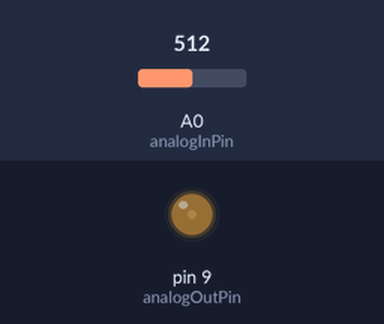
A sketch run on a simulated Arduino Uno, built with avr-gcc and run on an emulated ATmega328P. On the bench: output pins drawn as LEDs (lit = HIGH). The inputs (shaded band) are chosen by the test bench; at power-on: A0 (analogInPin) = 512.

Above: at 1.2 s.
1.3 s: A0 (analogInPin) set to 1023
4.3 s: A0 (analogInPin) set to 900
Timing chart, 0 to 35.6 s (numbered marks = the images above; inputs shaded):
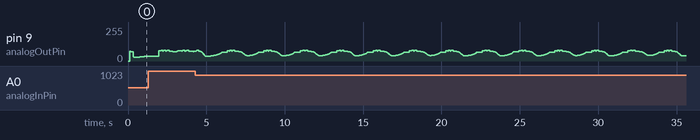

The sketch:

iz.ino
```cpp
// These constants won't change. They're used to give names to the pins used:
const int analogInPin = A0;  // Analog input pin that the potentiometer is attached to
const int analogOutPin = 9; // Analog output pin that the LED is attached to

int sensorValue = 0;        // value read from the pot
int outputValue = 0;        // value output to the PWM (analog out)

float x = -47;
float y = 0.02;
float dt = 0.1;

const float a = 0.02;
const float b = 0.2;
const float c = -50.0;
const float d = 2.0;
float I = 10;
int i = 0;

int mapfloat(float x, float in_min, float in_max, float out_min, float out_max)
{
 return (int)((x - in_min) * (out_max - out_min) / (in_max - in_min) + out_min);
}

float tomapfloat(float x, float in_min, float in_max, float out_min, float out_max)
{
 return (x - in_min) * (out_max - out_min) / (in_max - in_min) + out_min;
}

void setup() {
  // initialize serial communications at 9600 bps:
  Serial.begin(9600);
}

void loop() {
  // Lectura del pin del potenciometro
  sensorValue = analogRead(analogInPin);
  // Tranformación para obtener el valor real leido del potenciometro
  I = tomapfloat(sensorValue, 0, 1023, 0, 20);

  // Integracion del modelo

  i++;
  float x_new, y_new, f, g;

  f = 0.04*x*x + 5*x + 140 - y + I;
  g = a*(b*x - y);

  x_new = x + f * dt;
  y_new = y + g * dt;

  if(x_new >= 30){
    x_new = c;
    y_new = y_new + d;
  }

  x = x_new;
  y = y_new;

   //Serial.println(x); // Para comprobar validez del valor de la variable

  // Tranformación para pin de salida
  outputValue = mapfloat(x, -90, 45, 0, 255);

  // Escritura al pin de salida
  analogWrite(analogOutPin, outputValue);

  // Espera al siguiente periodo de calculo. 5 ms
  delay(5);
}
```
